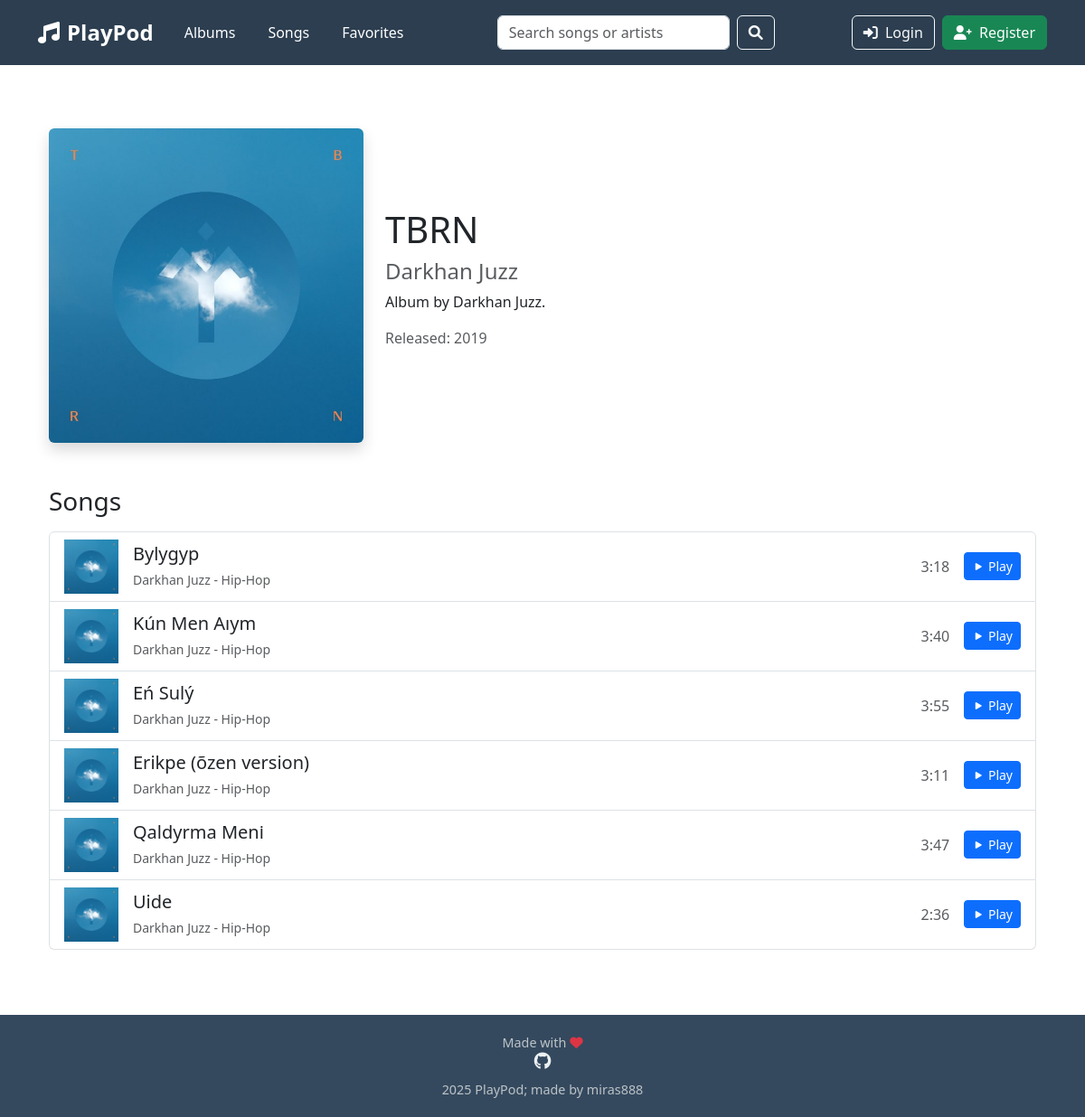
/album/1, run on the app's committed database.
### tables this page shows
CREATE TABLE albums (
    id INTEGER PRIMARY KEY AUTOINCREMENT,
    title TEXT NOT NULL,
    artist TEXT NOT NULL,
    cover TEXT NOT NULL,
    release_year INTEGER,
    description TEXT
);

CREATE TABLE songs (
    id INTEGER PRIMARY KEY AUTOINCREMENT,
    title TEXT NOT NULL,
    artist TEXT NOT NULL,
    genre TEXT NOT NULL,
    album_id INTEGER NOT NULL,
    song_number INTEGER NOT NULL,
    duration INTEGER NOT NULL, -- in seconds
    audio_url TEXT NOT NULL,
    cover TEXT NOT NULL,
    FOREIGN KEY (album_id) REFERENCES albums(id)
);

### app.py (the view)
@app.route("/album/<int:album_id>")
def album(album_id):
    album = db.execute("SELECT * FROM albums WHERE id = ?", album_id)
    if not album:
        return apology("Album not found", 404)
    songs = db.execute(
        "SELECT * FROM songs WHERE album_id = ? ORDER BY song_number", album_id
    )
    genres = db.execute("SELECT DISTINCT genre FROM songs ORDER BY genre")
    return render_template("album.html", album=album[0], songs=songs, genres=genres)

### app.py (called while the page is built)
@app.after_request
def after_request(response):
    response.headers["Cache-Control"] = "no-cache, no-store, must-revalidate"
    response.headers["Expires"] = 0
    response.headers["Pragma"] = "no-cache"
    return response

### templates/album.html (shortened to what this page needs)
{% extends "layout.html" %}
{% block main %}
<div class="container py-5">
    <div class="row mb-5 align-items-center">
        <div class="col-md-4 text-center">
            <img src="{{ album.cover }}" class="img-fluid rounded shadow" alt="{{ album.title }}">
        </div>
        <div class="col-md-8">
            <h1>{{ album.title }}</h1>
            <h4 class="text-muted">{{ album.artist }}</h4>
            <p class="mt-2">{{ album.description }}</p>
            <p class="text-muted">Released: {{ album.release_year }}</p>
        </div>
    </div>
    {% if songs %}
    <div class="row">
        <div class="col-12">
            <h3 class="mb-3">Songs</h3>
            <div class="list-group">
                {% for song in songs %}
                <div class="list-group-item d-flex justify-content-between align-items-center">
                    <div class="d-flex align-items-center">
                        <img src="{{ song.cover }}" alt="{{ song.title }}" class="me-3"
                            style="width: 60px; height: 60px; object-fit: cover;">
                        <div>
                            <h5 class="mb-1">{{ song.title }}</h5>
                            <small class="text-muted">{{ song.artist }} - {{ song.genre }}</small>
                        </div>
                    </div>
                    <div class="d-flex align-items-center">
                        <span class="me-3 text-muted">{{ (song.duration / 60)|int }}:{{ '%02d' % (song.duration % 60)
                            }}</span>
                        <a href="/song/{{ song.id }}" class="btn btn-sm btn-primary">
                            <i class="bi bi-play-fill"></i> Play
                        </a>
                    </div>
                </div>
                {% endfor %}
            </div>
        </div>
    </div>
    {% else %}
    <div class="text-center">
        <i class="bi bi-music-note-list display-1 text-muted"></i>
        <h3 class="mt-3">No songs found in this album.</h3>
    </div>
    {% endif %}
</div>
{% endblock %}

### templates/layout.html (shortened to what this page needs)
<!DOCTYPE html>
<html lang="en">
<head>
    <link href="https://cdn.jsdelivr.net/npm/bootstrap@5.3.2/dist/css/bootstrap.min.css" rel="stylesheet">
    <link href="https://cdnjs.cloudflare.com/ajax/libs/font-awesome/6.0.0-beta3/css/all.min.css" rel="stylesheet">
    <link href="https://cdn.jsdelivr.net/npm/bootstrap-icons/font/bootstrap-icons.css" rel="stylesheet">
    <link rel="stylesheet" href="https://cdnjs.cloudflare.com/ajax/libs/animate.css/4.1.1/animate.min.css" />
</head>
<body class="d-flex flex-column">
    <nav class="navbar navbar-expand-lg navbar-custom fixed-top">
        <div class="container">
            <a class="navbar-brand navbar-brand-custom" href="/">
                <i class="fas fa-music me-2"></i>PlayPod
            </a>
            <div class="collapse navbar-collapse" id="navbarNav">
                <ul class="navbar-nav me-auto">
                    <li class="nav-item">
                        <a class="nav-link nav-link-custom {% if request.path == '/' %}active{% endif %}"
                            href="/">Albums</a>
                    </li>
                    <li class="nav-item">
                        <a class="nav-link nav-link-custom {% if request.path == '/all_songs' %}active{% endif %}"
                            href="/all_songs">Songs</a>
                    </li>
                    <li class="nav-item">
                        <a class="nav-link nav-link-custom {% if request.path == '/favorites' %}active{% endif %}"
                            href="/favorites">Favorites</a>
                    </li>
                </ul>
                <form class="d-flex form-inline" action="{{ url_for('search') }}" method="get">
                    <input class="form-control me-sm-2" type="search" placeholder="Search songs or artists"
                        aria-label="Search" name="q">
                    <button class="btn btn-outline-light my-2 my-sm-0" type="submit">
                        <i class="fas fa-search"></i>
                    </button>
                </form>
                <div class="d-flex ms-auto">
                    {% if session.user_id %}
                    <a href="/logout" class="btn btn-outline-light">
                        <i class="fas fa-sign-out-alt me-1"></i> Logout
                    </a>
                    {% else %}
                    <a href="/login" class="btn btn-outline-light me-2">
                        <i class="fas fa-sign-in-alt me-1"></i> Login
                    </a>
                    <a href="/register" class="btn btn-success">
                        <i class="fas fa-user-plus me-1"></i> Register
                    </a>
                    {% endif %}
                </div>
            </div>
        </div>
    </nav>
    <main class="container my-4 flex-grow-1">
        {% block main %}{% endblock %}
    </main>
    <footer class="footer-custom">
        <div class="container">
            <p class="footer-madeby mb-0">Made with <i class="fas fa-heart text-danger"></i> </p>
            <div class="footer-links">
                <a href="https://github.com/miras888" target="_blank" title="GitHub Profile">
                    <i class="fab fa-github"></i>
                </a>
            </div>
            <p class="mb-0 mt-2">2025 PlayPod; made by miras888 </p>
        </div>
    </footer>
</body>
</html>

### templates/layout.html (style rules this page uses)
.navbar-custom { background-color: #2c3e50; padding: 0.8rem 0; }
.navbar-brand-custom { color: white; font-size: 1.5rem; font-weight: bold; }
.nav-link-custom { color: white; margin: 0 10px; padding: 8px 15px; border-radius: 5px; }
body { padding-top: 70px; min-height: 100vh; display: flex; flex-direction: column; }
main { flex-grow: 1; }
.footer-custom { background-color: #34495e; color: #bdc3c7; padding: 20px 0; font-size: 0.9rem; text-align: center; flex-shrink: 0; }
.footer-custom a { color: #ecf0f1; text-decoration: none; transition: color 0.2s ease-in-out; }
.footer-custom .footer-madeby { margin-bottom: 10px; }
.footer-custom .footer-links a i { margin: 0 8px; font-size: 1.2rem; }

### data on the page
albums: cover (picture), title "TBRN", artist "Darkhan Juzz", description "Album by Darkhan Juzz.", release_year "2019"
songs: cover (picture), title "Bylygyp", artist "Darkhan Juzz", genre "Hip-Hop", (song.duration/60)|int "3", song.duration%60 "18"
songs: cover (picture), title "Kún Men Aıym", artist "Darkhan Juzz", genre "Hip-Hop", (song.duration/60)|int "3", song.duration%60 "40"
songs: cover (picture), title "Eń Sulý", artist "Darkhan Juzz", genre "Hip-Hop", (song.duration/60)|int "3", song.duration%60 "55"
songs: cover (picture), title "Erikpe (õzen version)", artist "Darkhan Juzz", genre "Hip-Hop", (song.duration/60)|int "3", song.duration%60 "11"
songs: cover (picture), title "Qaldyrma Menі", artist "Darkhan Juzz", genre "Hip-Hop", (song.duration/60)|int "3", song.duration%60 "47"
songs: cover (picture), title "Uide", artist "Darkhan Juzz", genre "Hip-Hop", (song.duration/60)|int "2", song.duration%60 "36"
